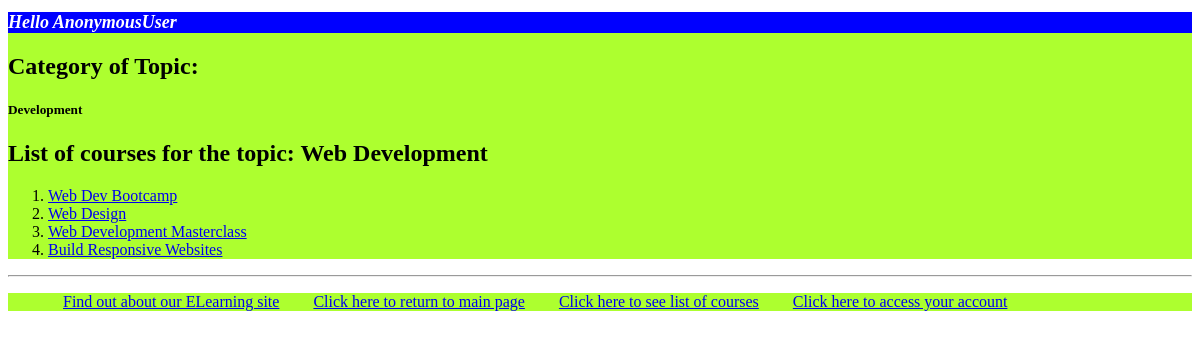
Screenshot of /myapp/1/ with the database file from the repository.
### myapp/models.py (models this page shows, shortened)
class Topic(models.Model):
    name = models.CharField(max_length=200)
    category = models.CharField(max_length=20, blank=False)

class Course(models.Model):
    topic = models.ForeignKey(Topic, related_name='courses', on_delete=models.CASCADE)
    name = models.CharField(max_length=200)
    price = models.DecimalField(max_digits=10, decimal_places=2)
    for_everyone = models.BooleanField(default=True)
    description = models.TextField(max_length=300, null=True, blank=True)
    interested = models.PositiveIntegerField(default=0)
    stages = models.PositiveIntegerField(default=3)
    def __str__(self):
        return self.name

### myapp/views.py (the view)
# urls.py: path(r'<int:top_no>/', views.detail, name='detail'),
def detail(request, top_no):
    try:
        topic = Topic.objects.get(id=top_no)
        topic_category = topic.category
        courses_of_topic = Course.objects.filter(topic_id=top_no)
    except Topic.DoesNotExist:
        raise Http404("Page not found(404)")
    heading1 = '<p>' + 'Category of ' + str(top_no) + ' is: ' + str(topic_category) + '</p>'
    heading2 = '<p>' + 'List of Courses for the topic: ' + str(topic.name) + '</p>'
    for course in courses_of_topic:
        para = '<p>' + str(course.id) + ': ' + str(course) + '</p>'
        return render(request, 'myapp/detail.html', {'topic': topic, 'topic_category': topic_category, 'courses_of_topic': courses_of_topic})

### myapp/templates/myapp/detail.html
{% extends 'myapp/base.html' %}
{% block body_block %}
{% if topic %}
    <h2>Category of Topic: </h2>
    <h5>{{topic_category}}</h5>
        <h2>List of courses for the topic: {{ topic.name }}</h2>
        <ol>
        {% for course  in courses_of_topic %}
            <li> <a href="/myapp/coursedetail/{{ course.pk }}">{{ course.name}}</a> </li>
        {% endfor %}
        </ol>
{% else %}
    <strong>The topic you are looking for is not available</strong>
{% endif %}
{% endblock %}

### rows the page displays
Topic: category "Development", name "Web Development"
Course: name "Web Dev Bootcamp"
Course: name "Web Design"
Course: name "Web Development Masterclass"
Course: name "Build Responsive Websites"

### other values shown
{{ request.user }} "AnonymousUser"
